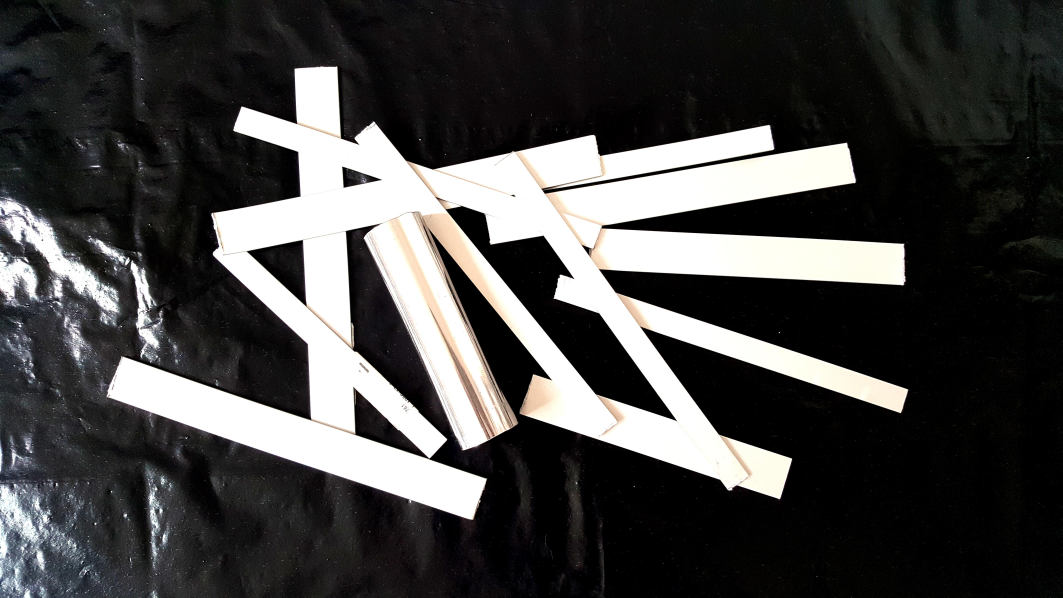
#> input picture Enh_Aluminum_1.jpg, 5312 x 2988 px, found by its file name (shown at 1/5 size); its folder holds only this picture in this run
$ jupyter execute --allow-errors Multiespectral_6.ipynb   (older library calls are emulated)
#> lines starting #> are read from the running program, lines starting #| are printed output that depends on the picture
# Reading Multi Spectral Images

https://nbviewer.jupyter.org/github/thomasaarholt/hyperspy-demos/blob/master/2_SVD_and_BSS.ipynb

## Multispectral Imagery
Images obtained with a ADC Lite - Tetracam's Lightweight ADC

I made pitures about:

>Aluminum , Copper, Brass, Iron, Stainless Steel, Painted Iron

http://tetracam.com/Products-ADC_Lite.htm

MRobalinho - 18-04-2019

## Add Libraries

[cell 1]
# Add libraries
import glob, os
import numpy as np
import matplotlib.pyplot as plt
import pandas as pd
from PIL import Image, ImageFilter, ImageOps
from openpyxl import load_workbook

[cell 2]
# Verify my current folder
currDir = os.path.dirname(os.path.realpath("__file__"))
mypath = currDir
print(currDir)

[cell 3]
# Path to the image files
folder = "Test_image02"
path = currDir + "/" + folder + "/"

# Part name of file to filter files
end_file = ".jpg"

## Read images from folder

[cell 4]
# Read files from folder
print(path)
print('-')
print(' ---- IMAGES ON THE FOLDER :', folder, '------- *', end_file)

#> (the rest of this cell did not finish here and is left out)

[cell 5]
# Create Data Frame with image information
df_image = []

## Functions to the work

[cell 6]
# Look from an chanel from then image

def channel(img, n):
    """Isolate the nth channel from the image.

       n = 0: red, 1: green, 2: blue
    """
    a = np.array(img)
    a[:,:,(n!=0, n!=1, n!=2)] *= 0
#   a[:,:,n] *= 0
#   print(Image.fromarray(a), 'Get Channel n: ', n)

    print('Get Channel n: ', n)
    return Image.fromarray(a)

# def to resize
# Given parameters : image , number to divide (resize)
# [10 lines left out: function imageResize, not called in this run]

[cell 7]
# Obtain main color from image
# https://convertingcolors.com/rgb-color-169_171_170.html

# [12 lines left out: function get_main_color, not called in this run]

[cell 8]
#!/usr/bin/python

# Return one 24-bit color value
def rgbToDecimal(x_rgb):
    r,g,b = rgbToRGB(x_rgb)
    rgb_dec = (r << 16) + (g << 8) + b
    #print('RGB Color:', x_rgb, '   Dec:', rgb_dec)
    return rgb_dec

# Convert 24-bit color value to RGB
# [7 lines left out: function colorToRGB, not called in this run]

def rgbToRGB(x_rgb):
    x_rgb = list(x_rgb)
    r = x_rgb[0]
    g = x_rgb[1]
    b = x_rgb[2]

    print(x_rgb, r,g,b)
    return r, g, b

# [13 lines left out: functions getRGBfromI, getIfromRGB, not called in this run]

# RGB to Hex Decimal
def rgb_to_hex(rgb):
    rgb_int = bytes(rgb).hex()
    rgb_dec = '#'+str(rgb_int)
    #print('RGB :',rgb, '  Hex Dec:', rgb_dec)
    return rgb_dec

x_rgb = (254, 250, 255)
#rgb_hex = rgb_to_hex(x_rgb)
rgb_dec = rgbToDecimal(x_rgb)

[cell 9]
# https://github.com/conda-forge/webcolors-feedstock
# conda config --add channels conda-forge
# conda install webcolors
# It is possible to list all of the versions of webcolors available on your platform with:
#       conda search webcolors --channel conda-forge

# COLOR NAME
import webcolors
# [10 lines left out: function get_color_name, not called in this run]

[cell 10]
# Get color name from RGB
# https://stackoverflow.com/questions/2453344/find-the-colour-name-from-a-hexadecimal-colour-code

colorof = {'#F0F8FF':"aliceblue",
'#FAEBD7':"antiquewhite",
'#00FFFF':"aqua",
'#7FFFD4':"aquamarine",
'#F0FFFF':"azure",
'#F5F5DC':"beige",
'#FFE4C4':"bisque",
'#000000':"black",
'#FFEBCD':"blanchedalmond",
'#0000FF':"blue",
'#8A2BE2':"blueviolet",
'#A52A2A':"brown",
'#DEB887':"burlywood",
'#5F9EA0':"cadetblue",
'#7FFF00':"chartreuse",
'#D2691E':"chocolate",
'#FF7F50':"coral",
'#6495ED':"cornflowerblue",
'#FFF8DC':"cornsilk",
'#DC143C':"crimson",
'#00FFFF':"cyan",
'#00008B':"darkblue",
'#008B8B':"darkcyan",
'#B8860B':"darkgoldenrod",
'#A9A9A9':"darkgray",
'#006400':"darkgreen",
'#BDB76B':"darkkhaki",
'#8B008B':"darkmagenta",
'#556B2F':"darkolivegreen",
'#FF8C00':"darkorange",
'#9932CC':"darkorchid",
'#8B0000':"darkred",
'#E9967A':"darksalmon",
'#8FBC8B':"darkseagreen",
'#483D8B':"darkslateblue",
'#2F4F4F':"darkslategray",
'#00CED1':"darkturquoise",
'#9400D3':"darkviolet",
'#FF1493':"deeppink",
'#00BFFF':"deepskyblue",
'#696969':"dimgray",
'#1E90FF':"dodgerblue",
'#B22222':"firebrick",
'#FFFAF0':"floralwhite",
'#228B22':"forestgreen",
'#FF00FF':"fuchsia",
'#DCDCDC':"gainsboro",
'#F8F8FF':"ghostwhite",
'#FFD700':"gold",
'#DAA520':"goldenrod",
'#808080':"gray",
'#008000':"green",
'#ADFF2F':"greenyellow",
'#F0FFF0':"honeydew",
'#FF69B4':"hotpink",
'#CD5C5C':"indianred",
'#4B0082':"indigo",
'#FFFFF0':"ivory",
'#F0E68C':"khaki",
'#E6E6FA':"lavender",
'#FFF0F5':"lavenderblush",
'#7CFC00':"lawngreen",
'#FFFACD':"lemonchiffon",
'#ADD8E6':"lightblue",
'#F08080':"lightcoral",
'#E0FFFF':"lightcyan",
'#FAFAD2':"lightgoldenrodyellow",
'#D3D3D3':"lightgray",
'#90EE90':"lightgreen",
'#FFB6C1':"lightpink",
'#FFA07A':"lightsalmon",
'#20B2AA':"lightseagreen",
'#87CEFA':"lightskyblue",
'#778899':"lightslategray",
'#B0C4DE':"lightsteelblue",
'#FFFFE0':"lightyellow",
'#00FF00':"lime",
'#32CD32':"limegreen",
'#FAF0E6':"linen",
'#FF00FF':"magenta",
'#800000':"maroon",
'#66CDAA':"mediumaquamarine",
'#0000CD':"mediumblue",
'#BA55D3':"mediumorchid",
'#9370DB':"mediumpurple",
'#3CB371':"mediumseagreen",
'#7B68EE':"mediumslateblue",
'#00FA9A':"mediumspringgreen",
'#48D1CC':"mediumturquoise",
'#C71585':"mediumvioletred",
'#191970':"midnightblue",
'#F5FFFA':"mintcream",
'#FFE4E1':"mistyrose",
'#FFE4B5':"moccasin",
'#FFDEAD':"navajowhite",
'#000080':"navy",
'#FDF5E6':"oldlace",
'#808000':"olive",
'#6B8E23':"olivedrab",
'#FFA500':"orange",
'#FF4500':"orangered",
'#DA70D6':"orchid",
'#EEE8AA':"palegoldenrod",
'#98FB98':"palegreen",
'#AFEEEE':"paleturquoise",
'#DB7093':"palevioletred",
'#FFEFD5':"papayawhip",
'#FFDAB9':"peachpuff",
'#CD853F':"peru",
'#FFC0CB':"pink",
'#DDA0DD':"plum",
'#B0E0E6':"powderblue",
'#800080':"purple",
'#FF0000':"red",
'#BC8F8F':"rosybrown",
'#4169E1':"royalblue",
'#8B4513':"saddlebrown",
'#FA8072':"salmon",
'#F4A460':"sandybrown",
'#2E8B57':"seagreen",
'#FFF5EE':"seashell",
'#A0522D':"sienna",
'#C0C0C0':"silver",
'#87CEEB':"skyblue",
'#6A5ACD':"slateblue",
'#708090':"slategray",
'#FFFAFA':"snow",
'#00FF7F':"springgreen",
'#4682B4':"steelblue",
'#D2B48C':"tan",
'#008080':"teal",
'#D8BFD8':"thistle",
'#FF6347':"tomato",
'#40E0D0':"turquoise",
'#EE82EE':"violet",
'#F5DEB3':"wheat",
'#FFFFFF':"white",
'#F5F5F5':"whitesmoke",
'#FFFF00':"yellow",
'#9ACD32':"yellowgreen"}


def get_rgb_color_name(rgb):

#> called with rgb = (216, 220, 223)
    hex_from_rgb = rgb_to_hex(rgb)  # transform RGB into hexadecimal
    hx = hex_from_rgb[1:8]
    #print(hx)
    # if color is found in dict
    if colorof.get(hx):return colorof[hx]

    # else return its closest available color
    m = 16777215
    k = '000000'
    for key in colorof.keys():
        key_color = key[1:8]
        #print(key_color)
        a = int(hx[:2],16)-int(key_color[:2],16)
        b = int(hx[2:4],16)-int(key_color[2:4],16)
        c = int(hx[4:],16)-int(key_color[4:],16)

        v = a*a+b*b+c*c # simple measure for distance between colors

        # v = (r1 - r2)^2 + (g1 - g2)^2 + (b1 - b2)^2

        if v <= m:
            m = v
            k = key

    return colorof[k], hex_from_rgb

rgb_1 = (216, 220, 223)
cname, hexdc = get_rgb_color_name(rgb_1)
print('Found:',    cname, '  Hex:', hexdc)     # found in dict

[cell 11]
# Increase the contrast image
# im - image
# xvalue = contrast value
# https://pillow.readthedocs.io/en/4.0.x/reference/ImageEnhance.html
from PIL import ImageEnhance
# Path + file name + numeric value to enhancement

def contrast(path, xfile, xvalue):
    print('   Enhance image:', xfile, '  Value:', xvalue)
    file1 = path + xfile
    im = read_pil_image(file1)

    enh = ImageEnhance.Contrast(im)
    # enh.enhance(1.0).show("30% more contrast")
    x_enh = enh.enhance(xvalue)
     # Create name file masked
    f2_file = 'Enh_' + xfile
    print('   Save enhanced file :', f2_file)
    x_enh.save(f2_file)  # save enhanced file
    return x_enh, f2_file

[cell 12]
# Contour image and background
import cv2
# [23 lines left out: function remove_background_image, not called in this run]

[cell 13]
# Return RGB separately
# [6 lines left out: function return_rgb_from_RGB, not called in this run]

[cell 14]
# Return distance from 2 colors

# http://hanzratech.in/2015/01/16/color-difference-between-2-colors-using-python.html
# https://python-colormath.readthedocs.io/en/latest/delta_e.html#delta-e-cie-2000

from colormath.color_objects import sRGBColor, LabColor
from colormath.color_conversions import convert_color
from colormath.color_diff import delta_e_cie2000

# [24 lines left out: function delta_2_colors, not called in this run]

[cell 15]
# Remove Background - Put red background
#https://stackoverflow.com/questions/29313667/how-do-i-remove-the-background-from-this-kind-of-image

import cv2
import numpy as np

def red_background(path, xfile):
    print('   Red background for image:', xfile)
    #== Parameters =======================================================================
    BLUR = 21
    CANNY_THRESH_1 = 10
    CANNY_THRESH_2 = 200
    MASK_DILATE_ITER = 10
    MASK_ERODE_ITER = 10
    MASK_COLOR = (0.0,0.0,1.0) # In BGR format

    #== Processing =======================================================================
    file1 = path + xfile
    #-- Read image -----------------------------------------------------------------------
    img = cv2.imread(file1)
    gray = cv2.cvtColor(img,cv2.COLOR_BGR2GRAY)

    #-- Edge detection -------------------------------------------------------------------
    edges = cv2.Canny(gray, CANNY_THRESH_1, CANNY_THRESH_2)
    edges = cv2.dilate(edges, None)
    edges = cv2.erode(edges, None)

    #-- Find contours in edges, sort by area ---------------------------------------------
    contour_info = []
    _, contours, _ = cv2.findContours(edges, cv2.RETR_LIST, cv2.CHAIN_APPROX_NONE)
    # Previously, for a previous version of cv2, this line was:
    #  contours, _ = cv2.findContours(edges, cv2.RETR_LIST, cv2.CHAIN_APPROX_NONE)
    # Thanks to notes from commenters, I've updated the code but left this note
    for c in contours:
        contour_info.append((
            c,
            cv2.isContourConvex(c),
            cv2.contourArea(c),
        ))
    contour_info = sorted(contour_info, key=lambda c: c[2], reverse=True)
    max_contour = contour_info[0]

    #-- Create empty mask, draw filled polygon on it corresponding to largest contour ----
    # Mask is black, polygon is white
    mask = np.zeros(edges.shape)
    cv2.fillConvexPoly(mask, max_contour[0], (255))

    #-- Smooth mask, then blur it --------------------------------------------------------
    mask = cv2.dilate(mask, None, iterations=MASK_DILATE_ITER)
    mask = cv2.erode(mask, None, iterations=MASK_ERODE_ITER)
    mask = cv2.GaussianBlur(mask, (BLUR, BLUR), 0)
    mask_stack = np.dstack([mask]*3)    # Create 3-channel alpha mask

    #-- Blend masked img into MASK_COLOR background --------------------------------------
    mask_stack  = mask_stack.astype('float32') / 255.0          # Use float matrices,
    img         = img.astype('float32') / 255.0                 #  for easy blending

    masked = (mask_stack * img) + ((1-mask_stack) * MASK_COLOR) # Blend
    masked = (masked * 255).astype('uint8')                     # Convert back to 8-bit

    # Create name file masked
    f2_file = 'Mask_'+ xfile
    file2 = get_image_folder(f2_file)

    # Write masked image on disk
    print('   Save masked image with red background:', f2_file)
    cv2.imwrite(file2, masked)           # Save
    # Return name file masked and image masked
    return f2_file, masked

[cell 16]
# https://convertingcolors.com/rgb-color-169_171_170.html

# return most_present RGB, RGB, color name, list RGB colors without RED, list RGB colors without back

import collections

# [72 lines left out: function get_main_color_without_red_and_floor, not called in this run]

[cell 17]
# Read image with PIL
from PIL import Image, ImageFilter, ImageOps
def read_pil_image(file1):
    print('Reading image:', file1)
    try:
        original = Image.open(file1)
    except:
        print ("Unable to load image")
    return original

[cell 18]
# Read image folder
import glob, os
# [8 lines left out: function get_image_folder, not called in this run]

[cell 19]
# Print all the informations from image, and create a pandas data frame with the relevant information

def print_file(path, xfile):
#> called with path = 'Test_image02/', xfile = 'Enh_Aluminum_1.jpg'
    print('------------------------------------------------------------------------')
    tif_f1 = Image.open(path+xfile)
#> tif_f1 is the input picture: PIL image 5312x2988 RGB; mean R, G, B 69.3, 68.8, 68.1

    print('Inf.File:',xfile)

    # Transform Image to array
    aArray = np.array(tif_f1)
    # Array sum
    xsum = aArray.sum() / 1000000
#> xsum = 3272.8

    # Get channel 0
    x0_channel = channel(tif_f1, 0)
#> in channel, `a[:,:,(n!=0, n!=1, n!=2)] *= 0`:
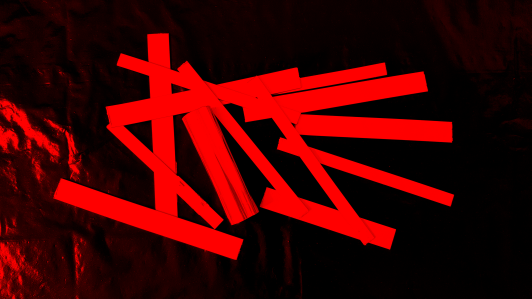
#> a: shape (2988, 5312, 3) (shown at 1/10 size); mean R, G, B 69.3, 0, 0
    aArray = np.array(x0_channel)
    xsum_0 = aArray.sum() / 1000000
#> xsum_0 = 1100.5

    # Get channel 1
    x1_channel = channel(tif_f1, 1)
#> call 2 of channel, with n = 1
#> in channel (call 2), `a[:,:,(n!=0, n!=1, n!=2)] *= 0`:
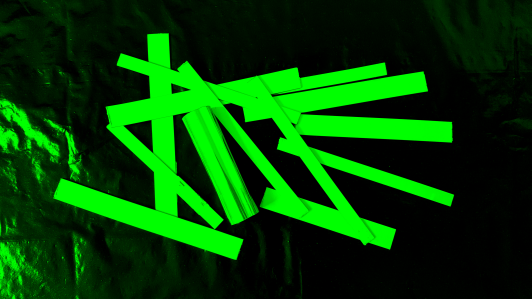
#> a: shape (2988, 5312, 3) (shown at 1/10 size); mean R, G, B 0, 68.8, 0
    aArray = np.array(x1_channel)
    xsum_1 = aArray.sum() / 1000000
#> xsum_1 = 1091.3

    # Get channel 2
    x2_channel = channel(tif_f1, 2)
#> call 3 of channel, with n = 2
#> in channel (call 3), `a[:,:,(n!=0, n!=1, n!=2)] *= 0`:
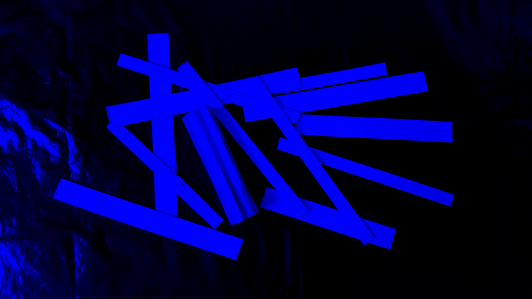
#> a: shape (2988, 5312, 3) (shown at 1/10 size); mean R, G, B 0, 0, 68.1
    aArray = np.array(x2_channel)
    xsum_2 = aArray.sum() / 1000000
#> xsum_2 = 1081.1

    # Histogram from image
    aHist = tif_f1.histogram()
#> aHist = 768 values, max 3570891 at index 512, min 2306 at index 197, mean 62001
    hsum = sum(aHist) / 100000
#> hsum = 476.2

    # Histogram channel 0
    aHist_0 = x0_channel.histogram()
#> aHist_0 = 768 values, max 15872256 at index 256, min 0 at index 257, mean 62001
    hsum_0 = sum(aHist_0) / 100000
#> hsum_0 = 476.2

    # Histogram channel 1
    aHist_1 = x1_channel.histogram()
#> aHist_1 = 768 values, max 15872256 at index 0, min 0 at index 1, mean 62001
    hsum_1 = sum(aHist_1) / 100000
#> hsum_1 = 476.2

    # Histogram chanel 0
    aHist_2 = x2_channel.histogram()
#> aHist_2 has the same summary as aHist_1
    hsum_2 = sum(aHist_2) / 100000
#> hsum_2 = 476.2

    # number elements on list
    nlist = len(aHist)
#> nlist = 768

    # Get color
    # Enhancement Contrast color for better definition
    # f1_file has the file name saved enhanced
    xvalue = 2.0
    print('Enhancement color:', xfile, '  Value:',xvalue)
    x_enh, f1_file = contrast(path, xfile, xvalue)
#> in contrast, `x_enh = enh.enhance(xvalue)`:
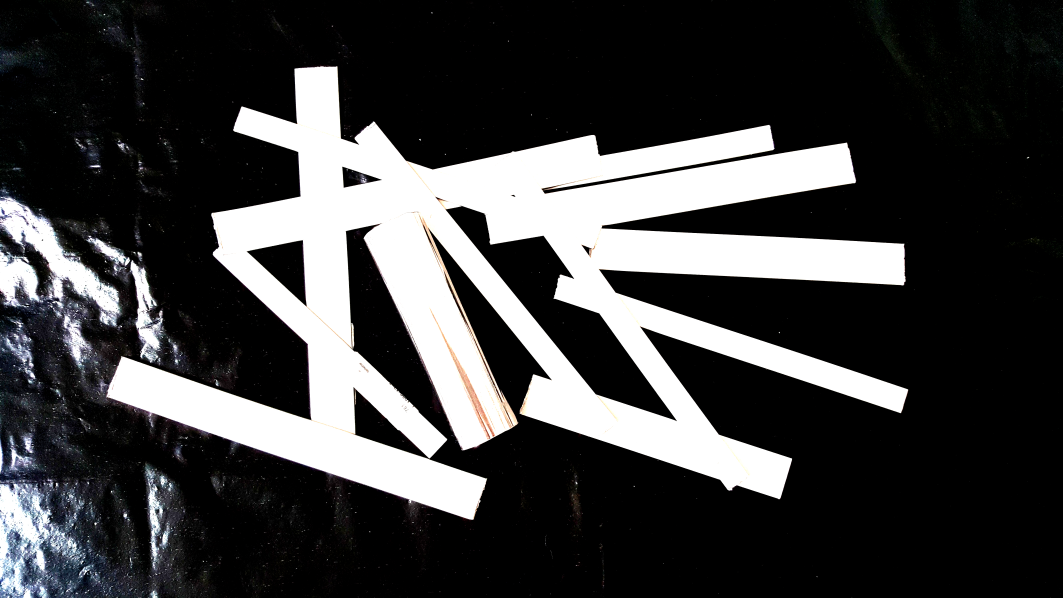
#> x_enh: PIL image 5312x2988 RGB (shown at 1/5 size); mean R, G, B 63, 63.1, 63.7
#> f1_file = 'Enh_Enh_Aluminum_1.jpg'

    # Remove Background - Put red background
    # f2_file has the file name saved masked
    file1 = path+f1_file
    print('Red background:', path, f1_file)
#| Red background: Test_image02/ Enh_Enh_Aluminum_1.jpg
    f2_file, img_masked = red_background(path, f1_file)

    # Get Main Color -
    print('Most common color:', path, f2_file)

    # most present color, RGB from most present color:
    # color name , Hex from rgb , list colors withour red, list colors without back, decimal list colors without back
    most_present, xrgb, xt_color_name, list_non_red, list_non_back, list_dec_back = get_main_color_without_red_and_floor(path, f2_file)

    # HEX fom most present color
    hex_color  = rgb_to_hex(xrgb)

    # Decimal from most present color
    rgb_dec    = rgbToDecimal(xrgb)
    #----
    '''
    main_color = get_main_color(path, xfile)
    # Transform tuple in a list
    pix_color_a = [list(main_color) for x in main_color]
    pix_color_b = [x for sets in pix_color_a for x in sets]
    # Sum the list and medium list pixel
    sum_color = sum(pix_color_b)
    med_color = sum_color / len(pix_color_b)
    #print('List Color:',pix_color_a,'Sum:',sum_color,'Len:', len(pix_color_a), 'Med:',med_color)
    '''
    # Get Extrems of the image
    extr_a = tif_f1.getextrema()
    # Transform tuple in a list
    extr_b = [x for sets in extr_a for x in sets]
    # Sum the list
    sum_list = sum(extr_b)
    med_extr  = sum_list / len(extr_b)
    #print('List Extremes:',extr_a,'Sum:',sum_list,'Len:', len(extr_b), 'Med:',med_extr)


    # Obtain name file without extension
    sample_name = os.path.basename(xfile).split('_')[0]

    # Print information
    print(sample_name,' Size:',tif_f1.size, ' Format:',tif_f1.format, ' Mode:', tif_f1.mode)
    print('          Sum array:',xsum, ' Sum Ch 0:', xsum_0, ' Sum Ch 1:', xsum_1, ' Sum Ch 2:', xsum_2)
    print('          Histog   :',hsum ,'  N.List elem:', nlist )
    print('          Color    :',xt_color_name,'   RGB   :',xrgb, '   Hex color:', hex_color,'  Dec Color:',rgb_dec)
    print('          Extremes :',extr_a, 'Med Extremes:',med_extr)

    # insert information in a Pandas Data Frame
    df_image.append((folder, xfile, sample_name, tif_f1.size, tif_f1.format, tif_f1.mode ,
                       xsum, xsum_0, xsum_1, xsum_2, hsum, nlist, xt_color_name, xrgb, hex_color, rgb_dec, med_extr))
    return most_present, xrgb, xt_color_name, list_non_red, list_non_back, list_dec_back

# Starting image analysis

[cell 20]
# Create Data Frame with image information
df_image = []

xend_file = "*" + end_file
# change work to folder path
os.chdir(path)
print('Analysing Images from:',path, xend_file)

#> (the rest of this cell did not finish here and is left out)

[cell 21]
#list_dec_back ordered
order_list_dec = sorted(list_dec_back, key=int)
#order_list_dec
#list_non_back

[cell 22]
 # Read all list to see the color - obtain RGB from int
for x in order_list_dec:
    #print(x)
    # Get RGB from INT
    xrgb = getRGBfromI(x)
    #print('Int:, x,'  RGB: ',xrgb)
    xt_color_name , hexdc = get_rgb_color_name(xrgb)
    print('Int:', x,'  RGB: ', xrgb, xt_color_name)

$ run again, on Enh_Iron_1.jpg
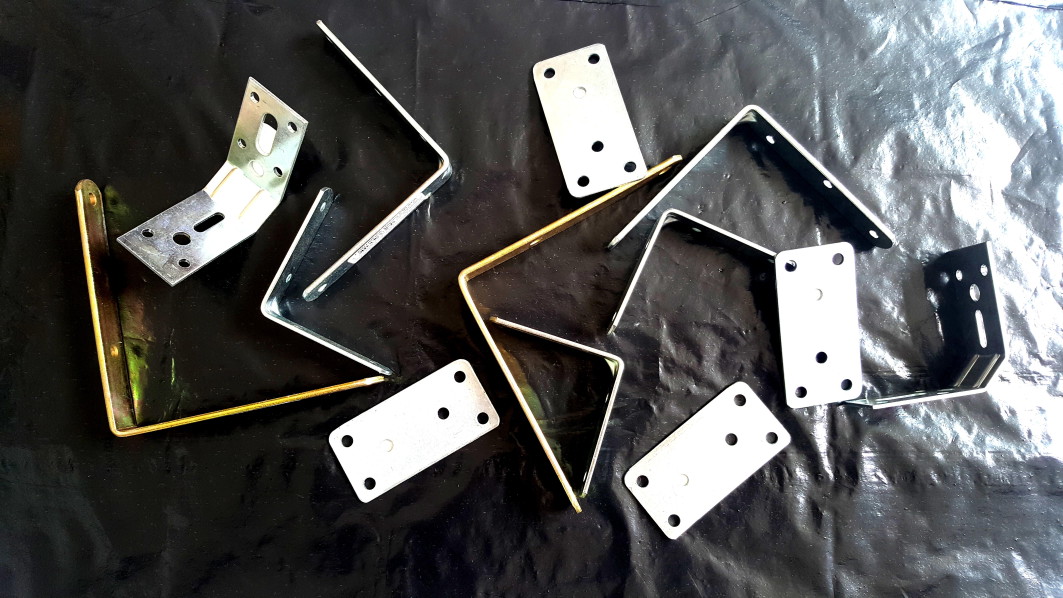
#> input picture Enh_Iron_1.jpg, 5312 x 2988 px, found by its file name (shown at 1/5 size)
#> in print_file, tif_f1 is the input picture: PIL image 5312x2988 RGB; mean R, G, B 86.2, 86.6, 86.2
#> xsum = 4109.7
#> xsum_0 = 1367.5
#> xsum_1 = 1373.8
#> in channel (call 3), `a[:,:,(n!=0, n!=1, n!=2)] *= 0`:
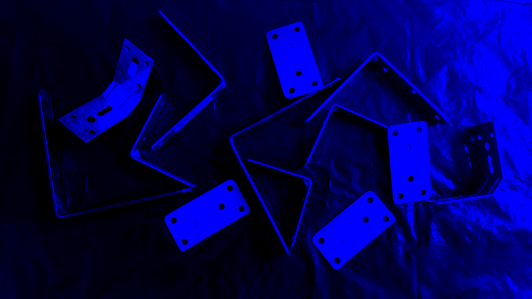
#> a: shape (2988, 5312, 3) (shown at 1/10 size); mean R, G, B 0, 0, 86.2
#> xsum_2 = 1368.4
#> aHist = 768 values, max 1754421 at index 511, min 8982 at index 218, mean 62001
#> hsum = 476.2
#> aHist_0 = 768 values, max 15872256 at index 256, min 0 at index 257, mean 62001
#> hsum_0 = 476.2
#> aHist_1 = 768 values, max 15872256 at index 0, min 0 at index 1, mean 62001
#> hsum_1 = 476.2
#> aHist_2 has the same summary as aHist_1
#> nlist = 768
#> in contrast, `x_enh = enh.enhance(xvalue)`:
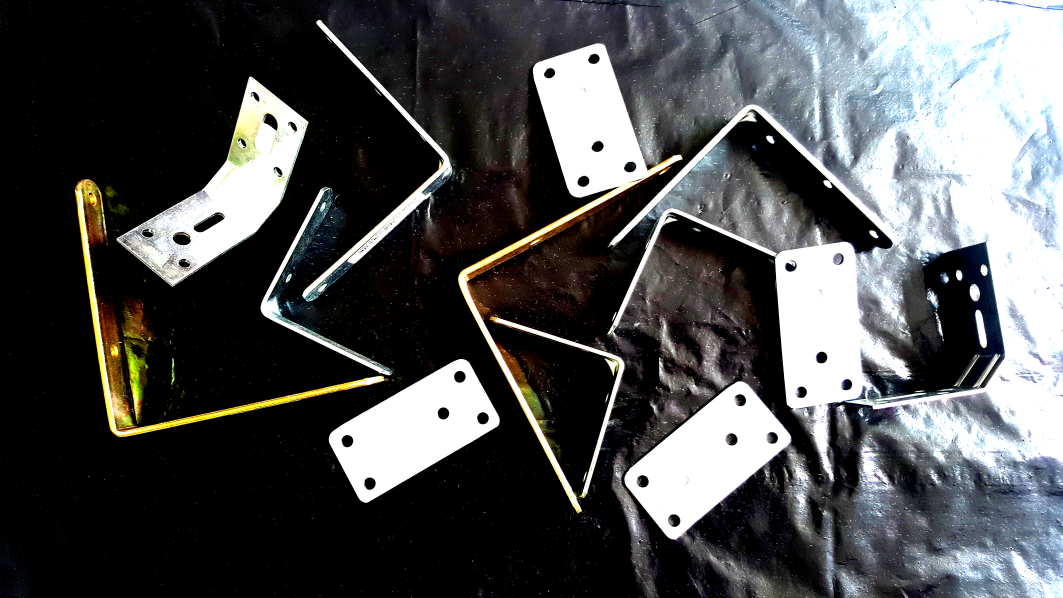
#> x_enh: PIL image 5312x2988 RGB (shown at 1/5 size); mean R, G, B 80, 80.9, 81.6
#> f1_file = 'Enh_Enh_Iron_1.jpg'
#| Red background: Test_image02/ Enh_Enh_Iron_1.jpg
